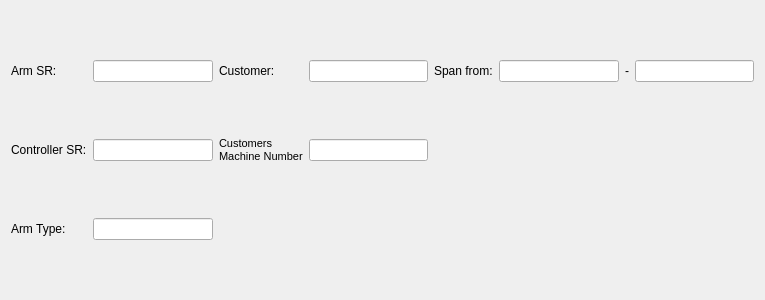
<?xml version="1.0" encoding="UTF-8"?>
<ui version="4.0">
 <class>logFileDetailedInformationForm</class>
 <widget class="QWidget" name="logFileDetailedInformationForm">
  <property name="geometry">
   <rect>
    <x>0</x>
    <y>0</y>
    <width>765</width>
    <height>300</height>
   </rect>
  </property>
  <property name="windowTitle">
   <string>Form</string>
  </property>
  <layout class="QGridLayout" name="gridLayout">
   <item row="0" column="0">
    <widget class="QLabel" name="label">
     <property name="text">
      <string>Arm SR:</string>
     </property>
    </widget>
   </item>
   <item row="0" column="1">
    <widget class="QLineEdit" name="lineEditArmSerialNumber"/>
   </item>
   <item row="0" column="2">
    <widget class="QLabel" name="label_3">
     <property name="text">
      <string>Customer:</string>
     </property>
    </widget>
   </item>
   <item row="0" column="3">
    <widget class="QLineEdit" name="lineEditCustomer"/>
   </item>
   <item row="0" column="4">
    <widget class="QLabel" name="label_5">
     <property name="text">
      <string>Span from:</string>
     </property>
    </widget>
   </item>
   <item row="0" column="5">
    <widget class="QLineEdit" name="lineEditSpanFrom">
     <property name="alignment">
      <set>Qt::AlignCenter</set>
     </property>
     <property name="readOnly">
      <bool>true</bool>
     </property>
    </widget>
   </item>
   <item row="0" column="6">
    <widget class="QLabel" name="label_6">
     <property name="text">
      <string>-</string>
     </property>
    </widget>
   </item>
   <item row="0" column="7">
    <widget class="QLineEdit" name="lineEditSpanTill">
     <property name="layoutDirection">
      <enum>Qt::RightToLeft</enum>
     </property>
     <property name="alignment">
      <set>Qt::AlignCenter</set>
     </property>
     <property name="readOnly">
      <bool>true</bool>
     </property>
    </widget>
   </item>
   <item row="1" column="0">
    <widget class="QLabel" name="label_2">
     <property name="text">
      <string>Controller SR:</string>
     </property>
    </widget>
   </item>
   <item row="1" column="1">
    <widget class="QLineEdit" name="lineEditControllerSerialNumber"/>
   </item>
   <item row="1" column="2">
    <widget class="QLabel" name="label_4">
     <property name="text">
      <string>&lt;!DOCTYPE HTML PUBLIC &quot;-//W3C//DTD HTML 4.0//EN&quot; &quot;http://www.w3.org/TR/REC-html40/strict.dtd&quot;&gt;
&lt;html&gt;&lt;head&gt;&lt;meta name=&quot;qrichtext&quot; content=&quot;1&quot; /&gt;&lt;style type=&quot;text/css&quot;&gt;
p, li { white-space: pre-wrap; }
&lt;/style&gt;&lt;/head&gt;&lt;body style=&quot; font-family:'MS Shell Dlg 2'; font-size:8.25pt; font-weight:400; font-style:normal;&quot;&gt;
&lt;p style=&quot; margin-top:0px; margin-bottom:0px; margin-left:0px; margin-right:0px; -qt-block-indent:0; text-indent:0px;&quot;&gt;&lt;span style=&quot; font-size:8pt;&quot;&gt;Customers&lt;/span&gt;&lt;/p&gt;
&lt;p style=&quot; margin-top:0px; margin-bottom:0px; margin-left:0px; margin-right:0px; -qt-block-indent:0; text-indent:0px;&quot;&gt;&lt;span style=&quot; font-size:8pt;&quot;&gt;Machine Number&lt;/span&gt;&lt;/p&gt;&lt;/body&gt;&lt;/html&gt;</string>
     </property>
    </widget>
   </item>
   <item row="1" column="3">
    <widget class="QLineEdit" name="lineEditCustomersMachineNumber"/>
   </item>
   <item row="2" column="0">
    <widget class="QLabel" name="label_7">
     <property name="text">
      <string>Arm Type:</string>
     </property>
    </widget>
   </item>
   <item row="2" column="1">
    <widget class="QLineEdit" name="lineEditArmType"/>
   </item>
  </layout>
 </widget>
 <resources/>
 <connections/>
</ui>
